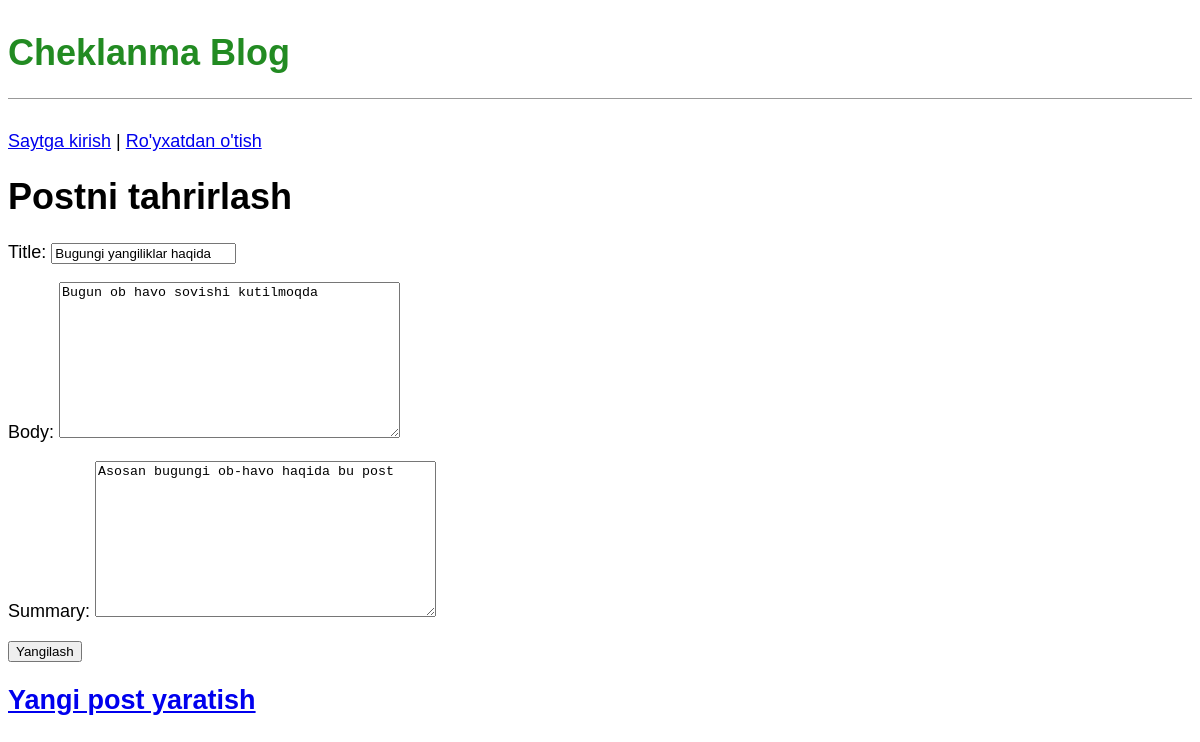
The app's page /post/1/edit/ with its own data.
### blog/models.py (models this page shows, shortened)
class Post(models.Model):
    title = models.CharField(max_length=200)
    author = models.ForeignKey(
        'auth.User',
        on_delete=models.CASCADE,
    )
    summary = models.TextField(max_length=400)
    body = models.TextField()

### blog/views.py (the view)
# urls.py: path('post/<int:pk>/edit/',BlogUpdateView.as_view(),name='post_edit'),
class BlogUpdateView(UpdateView):
    model = Post
    template_name = 'post_edit.html'
    fields = ['title', 'body','summary']

### templates/post_edit.html
{% extends 'base.html' %}
{% block content %}
    <h1>Postni tahrirlash</h1>
    <form action = "" method="post">{% csrf_token %}
        {{ form.as_p }}
        <input type="submit" value="Yangilash">
    </form>
{% endblock content %}

### static/css/base.css (style rules this page uses)
body { font-family: 'Noto Sans JP', sans-serif; font-size: 18px; }

### records on screen
Post: title "Bugungi yangiliklar haqida", body "Bugun ob havo sovishi kutilmoqda", summary "Asosan bugungi ob-havo haqida bu post"
